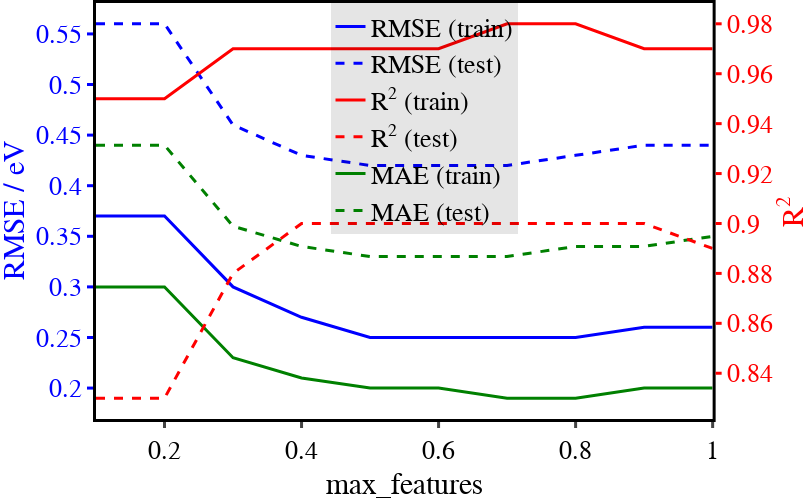

Notebook code for this chart:
### Markdown cell above
This code performs hyperparameter tuning for a `RandomForestRegressor` by varying the `max_features`. It evaluates model performance using selected features and returns an error plot showing training and test errors.

### Code cell
rf_dict = {
    "bootstrap": True,
    "ccp_alpha": 0.0,
    "criterion": "squared_error",
    "max_depth":8, #8
    #"max_features": 0.4,#0.4
    "max_leaf_nodes": None,
    "max_samples":None,
    "min_impurity_decrease": 0.0,
    # "min_impurity_split": None,
    "min_samples_leaf": 1,
    "min_samples_split": 2,
    "min_weight_fraction_leaf": 0.0,
    "n_estimators": 128,#128,
    "n_jobs": -1,
    "oob_score": False,
    "random_state": 0,
    "verbose": 0,
    "warm_start": False,
}


rf_estimator_dict = vary_ml_param(
    df_in=Edft_balanced_df_kfold,
    ml_base_model=RandomForestRegressor(**rf_dict),
    ml_features=selected_features,
    ml_targets=target,
    ml_param_dict={'max_features': np.linspace(0.1, 1, 10)},
    verbose=False,  
    color_setup=color_setup 
    )


rf_estimator_dict['error_fig'].show()

### Figure 1 — Plotly figure (JSON) as saved in the notebook; plotly's stock layout.template omitted (floating-point values rounded to 4 significant figures)
{"data": [{"hoverinfo": "x+y", "line": {"color": "blue", "width": 3}, "mode": "lines", "name": "RMSE (train)", "showlegend": true, "type": "scatter", "x": [0.1, 0.2, 0.3, 0.4, 0.5, 0.6, 0.7, 0.8, 0.9, 1], "xaxis": "x", "y": [0.37, 0.37, 0.3, 0.27, 0.25, 0.25, 0.25, 0.25, 0.26, 0.26], "yaxis": "y"}, {"hoverinfo": "x+y", "line": {"color": "blue", "dash": "dash", "width": 3}, "mode": "lines", "name": "RMSE (test)", "showlegend": true, "type": "scatter", "x": [0.1, 0.2, 0.3, 0.4, 0.5, 0.6, 0.7, 0.8, 0.9, 1], "xaxis": "x", "y": [0.56, 0.56, 0.46, 0.43, 0.42, 0.42, 0.42, 0.43, 0.44, 0.44], "yaxis": "y"}, {"hoverinfo": "x+y", "line": {"color": "red", "width": 3}, "mode": "lines", "name": "R<sup>2</sup> (train)", "showlegend": true, "type": "scatter", "x": [0.1, 0.2, 0.3, 0.4, 0.5, 0.6, 0.7, 0.8, 0.9, 1], "xaxis": "x", "y": [0.95, 0.95, 0.97, 0.97, 0.97, 0.97, 0.98, 0.98, 0.97, 0.97], "yaxis": "y2"}, {"hoverinfo": "x+y", "line": {"color": "red", "dash": "dash", "width": 3}, "mode": "lines", "name": "R<sup>2</sup> (test)", "showlegend": true, "type": "scatter", "x": [0.1, 0.2, 0.3, 0.4, 0.5, 0.6, 0.7, 0.8, 0.9, 1], "xaxis": "x", "y": [0.83, 0.83, 0.88, 0.9, 0.9, 0.9, 0.9, 0.9, 0.9, 0.89], "yaxis": "y2"}, {"hoverinfo": "x+y", "line": {"color": "green", "width": 3}, "mode": "lines", "name": "MAE (train)", "showlegend": true, "type": "scatter", "x": [0.1, 0.2, 0.3, 0.4, 0.5, 0.6, 0.7, 0.8, 0.9, 1], "xaxis": "x", "y": [0.3, 0.3, 0.23, 0.21, 0.2, 0.2, 0.19, 0.19, 0.2, 0.2], "yaxis": "y"}, {"hoverinfo": "x+y", "line": {"color": "green", "dash": "dash", "width": 3}, "mode": "lines", "name": "MAE (test)", "showlegend": true, "type": "scatter", "x": [0.1, 0.2, 0.3, 0.4, 0.5, 0.6, 0.7, 0.8, 0.9, 1], "xaxis": "x", "y": [0.44, 0.44, 0.36, 0.34, 0.33, 0.33, 0.33, 0.34, 0.34, 0.35], "yaxis": "y"}, {"hoverinfo": "text", "line": {"color": "blue", "width": 0.001}, "mode": "lines", "name": "RMSE (train)", "showlegend": false, "text": ["", "", "", "", "", "", "", "", "", ""], "type": "scatter", "x": [0.1, 0.2, 0.3, 0.4, 0.5, 0.6, 0.7, 0.8, 0.9, 1], "y": [0.4357, 0.4357, 0.3592, 0.3358, 0.3305, 0.3305, 0.3302, 0.3352, 0.3417, 0.3475]}], "layout": {"font": {"color": "black", "family": "Arial"}, "height": 500, "hoverlabel": {"namelength": -1}, "hovermode": "x unified", "legend": {"bgcolor": "rgba(0,0,0,0.1)", "font": {"size": 26}, "x": 0.5, "xanchor": "center", "y": 1, "yanchor": "top"}, "margin": {"b": 0, "l": 0, "r": 0, "t": 0}, "paper_bgcolor": "white", "plot_bgcolor": "white", "width": 809, "xaxis": {"anchor": "y", "domain": [0, 0.94], "gridcolor": "rgba(0,0,0,0.3)", "linecolor": "black", "linewidth": 3, "mirror": true, "range": [0.1, 1], "showgrid": false, "showline": true, "tickfont": {"size": 26}, "ticklen": 6, "ticks": "outside", "tickwidth": 3, "title": {"font": {"size": 30}, "text": "max_features"}, "zeroline": false}, "yaxis": {"anchor": "x", "color": "blue", "domain": [0, 1], "gridcolor": "rgba(0,0,0,0.3)", "linecolor": "black", "linewidth": 3, "showgrid": false, "showline": true, "tickfont": {"size": 26}, "ticklen": 6, "ticks": "outside", "tickwidth": 3, "title": {"font": {"color": "blue", "size": 30}, "text": "RMSE / eV"}, "zeroline": false}, "yaxis2": {"anchor": "x", "color": "red", "gridcolor": "rgba(0,0,0,0.3)", "linecolor": "black", "linewidth": 3, "overlaying": "y", "showgrid": false, "showline": true, "side": "right", "tickfont": {"size": 26}, "ticklen": 6, "ticks": "outside", "tickwidth": 3, "title": {"font": {"color": "red", "size": 30}, "text": "R<sup>2</sup>"}, "zeroline": false}}}
